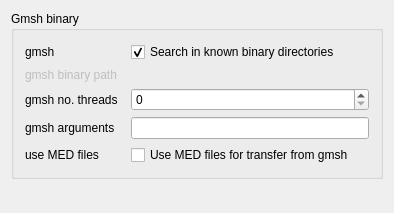
<?xml version="1.0" encoding="UTF-8"?>
<ui version="4.0">
 <class>FemGui::DlgSettingsFemGmshImp</class>
 <widget class="QWidget" name="FemGui::DlgSettingsFemGmshImp">
  <property name="geometry">
   <rect>
    <x>0</x>
    <y>0</y>
    <width>394</width>
    <height>213</height>
   </rect>
  </property>
  <property name="windowTitle">
   <string>Gmsh</string>
  </property>
  <layout class="QVBoxLayout" name="verticalLayout">
   <item>
    <layout class="QVBoxLayout" name="verticalLayout_2">
     <item>
      <widget class="QGroupBox" name="gb_gmsh_param">
       <property name="sizePolicy">
        <sizepolicy hsizetype="Preferred" vsizetype="Preferred">
         <horstretch>0</horstretch>
         <verstretch>0</verstretch>
        </sizepolicy>
       </property>
       <property name="layoutDirection">
        <enum>Qt::LeftToRight</enum>
       </property>
       <property name="title">
        <string>Gmsh binary</string>
       </property>
       <property name="alignment">
        <set>Qt::AlignLeading|Qt::AlignLeft|Qt::AlignTop</set>
       </property>
       <layout class="QHBoxLayout" name="horizontalLayout">
        <property name="sizeConstraint">
         <enum>QLayout::SetNoConstraint</enum>
        </property>
        <item>
         <layout class="QGridLayout" name="gl_01">
          <item row="0" column="2">
           <widget class="Gui::PrefCheckBox" name="cb_gmsh_binary_std">
            <property name="text">
             <string>Search in known binary directories</string>
            </property>
            <property name="checked">
             <bool>true</bool>
            </property>
            <property name="prefEntry" stdset="0">
             <cstring>UseStandardGmshLocation</cstring>
            </property>
            <property name="prefPath" stdset="0">
             <cstring>Mod/Fem/Gmsh</cstring>
            </property>
           </widget>
          </item>
          <item row="0" column="0">
           <widget class="QLabel" name="l_gmsh_binary_std">
            <property name="text">
             <string>gmsh</string>
            </property>
           </widget>
          </item>
          <item row="2" column="0">
           <widget class="QLabel" name="l_gmsh_binary_path">
            <property name="enabled">
             <bool>false</bool>
            </property>
            <property name="minimumSize">
             <size>
              <width>100</width>
              <height>0</height>
             </size>
            </property>
            <property name="text">
             <string>gmsh binary path</string>
            </property>
           </widget>
          </item>
          <item row="2" column="2">
           <widget class="Gui::PrefFileChooser" name="fc_gmsh_binary_path">
            <property name="enabled">
             <bool>false</bool>
            </property>
            <property name="sizePolicy">
             <sizepolicy hsizetype="Preferred" vsizetype="Preferred">
              <horstretch>0</horstretch>
              <verstretch>0</verstretch>
             </sizepolicy>
            </property>
            <property name="minimumSize">
             <size>
              <width>0</width>
              <height>0</height>
             </size>
            </property>
            <property name="sizeIncrement">
             <size>
              <width>0</width>
              <height>0</height>
             </size>
            </property>
            <property name="baseSize">
             <size>
              <width>0</width>
              <height>0</height>
             </size>
            </property>
            <property name="toolTip">
             <string>Leave blank to use default gmsh binary file</string>
            </property>
            <property name="prefEntry" stdset="0">
             <cstring>gmshBinaryPath</cstring>
            </property>
            <property name="prefPath" stdset="0">
             <cstring>Mod/Fem/Gmsh</cstring>
            </property>
           </widget>
          </item>
          <item row="4" column="2">
           <widget class="Gui::PrefLineEdit" name="le_gmsh_binary_args">
            <property name="toolTip">
             <string>Additional arguments to gmsh binary</string>
            </property>
            <property name="prefEntry" stdset="0">
             <cstring>GmshAdditionalArguments</cstring>
            </property>
            <property name="prefPath" stdset="0">
             <cstring>Mod/Fem/Gmsh</cstring>
            </property>
           </widget>
          </item>
          <item row="3" column="2">
           <widget class="Gui::PrefSpinBox" name="sb_gmsh_binary_nt">
            <property name="toolTip">
             <string>0 for automatically, &gt;0 for fixed number, uses -nt argument to gmsh</string>
            </property>
            <property name="prefEntry" stdset="0">
             <cstring>GmshNumberThreads</cstring>
            </property>
            <property name="prefPath" stdset="0">
             <cstring>Mod/Fem/Gmsh</cstring>
            </property>
           </widget>
          </item>
          <item row="3" column="0">
           <widget class="QLabel" name="l_gmsh_binary_nt">
            <property name="text">
             <string>gmsh no. threads</string>
            </property>
           </widget>
          </item>
          <item row="4" column="0">
           <widget class="QLabel" name="l_gmsh_binary_args">
            <property name="text">
             <string>gmsh arguments</string>
            </property>
           </widget>
          </item>
          <item row="5" column="0">
           <widget class="QLabel" name="l_gmsh_use_med">
            <property name="text">
             <string>use MED files</string>
            </property>
           </widget>
          </item>
          <item row="5" column="2">
           <widget class="Gui::PrefCheckBox" name="cb_gmsh_use_med">
            <property name="toolTip">
             <string>Use MED files instead of UNV</string>
            </property>
            <property name="text">
             <string>Use MED files for transfer from gmsh</string>
            </property>
            <property name="prefEntry" stdset="0">
             <cstring>UseMEDTransfer</cstring>
            </property>
            <property name="prefPath" stdset="0">
             <cstring>Mod/Fem/Gmsh</cstring>
            </property>
           </widget>
          </item>
         </layout>
        </item>
       </layout>
      </widget>
     </item>
    </layout>
   </item>
   <item>
    <spacer name="verticalSpacer">
     <property name="orientation">
      <enum>Qt::Vertical</enum>
     </property>
     <property name="sizeHint" stdset="0">
      <size>
       <width>20</width>
       <height>40</height>
      </size>
     </property>
    </spacer>
   </item>
  </layout>
 </widget>
 <layoutdefault spacing="6" margin="11"/>
 <customwidgets>
  <customwidget>
   <class>Gui::FileChooser</class>
   <extends>QWidget</extends>
   <header>Gui/FileDialog.h</header>
  </customwidget>
  <customwidget>
   <class>Gui::PrefFileChooser</class>
   <extends>Gui::FileChooser</extends>
   <header>Gui/PrefWidgets.h</header>
  </customwidget>
  <customwidget>
   <class>Gui::PrefSpinBox</class>
   <extends>QSpinBox</extends>
   <header>Gui/PrefWidgets.h</header>
  </customwidget>
  <customwidget>
   <class>Gui::PrefCheckBox</class>
   <extends>QCheckBox</extends>
   <header>Gui/PrefWidgets.h</header>
  </customwidget>
  <customwidget>
   <class>Gui::PrefLineEdit</class>
   <extends>QLineEdit</extends>
   <header>Gui/PrefWidgets.h</header>
  </customwidget>
 </customwidgets>
 <resources>
  <include location="Resources/Fem.qrc"/>
 </resources>
 <connections>
  <connection>
   <sender>cb_gmsh_binary_std</sender>
   <signal>toggled(bool)</signal>
   <receiver>l_gmsh_binary_path</receiver>
   <slot>setEnabled(bool)</slot>
   <hints>
    <hint type="sourcelabel">
     <x>406</x>
     <y>45</y>
    </hint>
    <hint type="destinationlabel">
     <x>148</x>
     <y>68</y>
    </hint>
   </hints>
  </connection>
  <connection>
   <sender>cb_gmsh_binary_std</sender>
   <signal>toggled(bool)</signal>
   <receiver>fc_gmsh_binary_path</receiver>
   <slot>setEnabled(bool)</slot>
   <hints>
    <hint type="sourcelabel">
     <x>406</x>
     <y>45</y>
    </hint>
    <hint type="destinationlabel">
     <x>406</x>
     <y>68</y>
    </hint>
   </hints>
  </connection>
  <connection>
   <sender>cb_gmsh_binary_std</sender>
   <signal>toggled(bool)</signal>
   <receiver>l_gmsh_binary_path</receiver>
   <slot>setDisabled(bool)</slot>
   <hints>
    <hint type="sourcelabel">
     <x>406</x>
     <y>45</y>
    </hint>
    <hint type="destinationlabel">
     <x>148</x>
     <y>68</y>
    </hint>
   </hints>
  </connection>
  <connection>
   <sender>cb_gmsh_binary_std</sender>
   <signal>toggled(bool)</signal>
   <receiver>fc_gmsh_binary_path</receiver>
   <slot>setDisabled(bool)</slot>
   <hints>
    <hint type="sourcelabel">
     <x>406</x>
     <y>45</y>
    </hint>
    <hint type="destinationlabel">
     <x>406</x>
     <y>68</y>
    </hint>
   </hints>
  </connection>
 </connections>
</ui>
